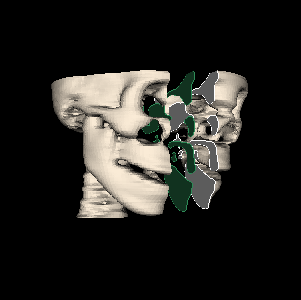

This figure's Python source:
#!/usr/bin/env python

# Demonstrate vtkClipClosedSurface with inside-out flag and second output
# by clipping an isosurface extracted from a volume dataset, showing
# the clipped surface, the inside-out surface, and the clip face.

import os

# Factory overrides
import vtkmodules.vtkInteractionStyle  # noqa: F401
import vtkmodules.vtkRenderingOpenGL2  # noqa: F401

from vtkmodules.vtkCommonTransforms import vtkTransform
from vtkmodules.vtkCommonDataModel import (
    vtkPlane,
    vtkPlaneCollection,
)
from vtkmodules.vtkFiltersCore import vtkFlyingEdges3D
from vtkmodules.vtkFiltersGeneral import vtkClipClosedSurface
from vtkmodules.vtkImagingGeneral import vtkImageGaussianSmooth
from vtkmodules.vtkIOImage import vtkVolume16Reader
from vtkmodules.vtkRenderingCore import (
    vtkActor,
    vtkPolyDataMapper,
    vtkRenderWindow,
    vtkRenderWindowInteractor,
    vtkRenderer,
)

# Data directory
data_dir = os.environ.get("VPE_DATA_DIR", os.path.dirname(os.path.abspath(__file__)))

# Read volume data
reader = vtkVolume16Reader()
reader.SetDataDimensions(64, 64)
reader.SetDataOrigin(0, 0, 0)
reader.SetDataByteOrderToLittleEndian()
reader.SetFilePrefix(os.path.join(data_dir, "headsq", "quarter"))
reader.SetImageRange(1, 93)
reader.SetDataSpacing(3.2, 3.2, 1.5)
reader.Update()

# Smooth the volume
smooth = vtkImageGaussianSmooth()
smooth.SetDimensionality(3)
smooth.SetInputConnection(reader.GetOutputPort())
smooth.SetStandardDeviations(1.75, 1.75, 0)
smooth.SetRadiusFactor(3)

# Extract isosurface
iso = vtkFlyingEdges3D()
iso.SetInputConnection(smooth.GetOutputPort())
iso.SetValue(0, 1150)

# Define clip plane
plane_normal = [0.88, 0.47, -0.1]
clip_plane = vtkPlane()
clip_plane.SetNormal(plane_normal)
clip_plane.SetOrigin(105, 125, 60)

cap_planes = vtkPlaneCollection()
cap_planes.AddItem(clip_plane)

# Clip closed surface
clip = vtkClipClosedSurface()
clip.SetClippingPlanes(cap_planes)
clip.SetInputConnection(iso.GetOutputPort())
clip.SetBaseColor(0.9804, 0.9216, 0.8431)
clip.SetClipColor(1.0, 1.0, 1.0)
clip.SetScalarModeToColors()
clip.GenerateFacesOn()
clip.GenerateClipFaceOutputOn()
clip.GenerateOutlineOn()

clip_mapper = vtkPolyDataMapper()
clip_mapper.SetInputConnection(clip.GetOutputPort())

clip_actor = vtkActor()
clip_actor.SetMapper(clip_mapper)

# Inside-out clip surface
clip_inside = vtkClipClosedSurface()
clip_inside.SetClippingPlanes(cap_planes)
clip_inside.SetInputConnection(iso.GetOutputPort())
clip_inside.SetBaseColor(0.9804, 0.9216, 0.8431)
clip_inside.SetClipColor(1.0, 1.0, 1.0)
clip_inside.SetScalarModeToColors()
clip_inside.GenerateFacesOn()
clip_inside.InsideOutOn()

# Translate the inverse clipped volume to create a gap
translate = vtkTransform()
translate.Translate(
    -plane_normal[0] * 50, -plane_normal[1] * 50, -plane_normal[2] * 50
)

clip_inside_mapper = vtkPolyDataMapper()
clip_inside_mapper.SetInputConnection(clip_inside.GetOutputPort())

clip_inside_actor = vtkActor()
clip_inside_actor.SetUserTransform(translate)
clip_inside_actor.SetMapper(clip_inside_mapper)

# Clip face output (second output port)
translate_face = vtkTransform()
translate_face.Translate(
    -plane_normal[0] * 25, -plane_normal[1] * 25, -plane_normal[2] * 25
)

clip_face_mapper = vtkPolyDataMapper()
clip_face_mapper.SetInputConnection(clip.GetOutputPort(1))

clip_face_actor = vtkActor()
clip_face_actor.SetUserTransform(translate_face)
clip_face_actor.SetMapper(clip_face_mapper)
clip_face_actor.GetProperty().SetColor(0.18, 0.54, 0.34)

# Renderer
renderer = vtkRenderer()
renderer.AddActor(clip_actor)
renderer.AddActor(clip_inside_actor)
renderer.AddActor(clip_face_actor)

# Window
render_window = vtkRenderWindow()
render_window.SetMultiSamples(0)
render_window.AddRenderer(renderer)
render_window.SetSize(301, 300)
render_window.SetWindowName("clip closed surface inside out")

# Interactor
interactor = vtkRenderWindowInteractor()
interactor.SetRenderWindow(render_window)

# Scene
renderer.GetActiveCamera().SetPosition(-244.6, 367.4, 102.54)
renderer.GetActiveCamera().SetFocalPoint(78.55, 85.95, 71.5)
renderer.GetActiveCamera().SetViewUp(0, 0, -1)
renderer.ResetCamera()

interactor.Initialize()
interactor.Start()
